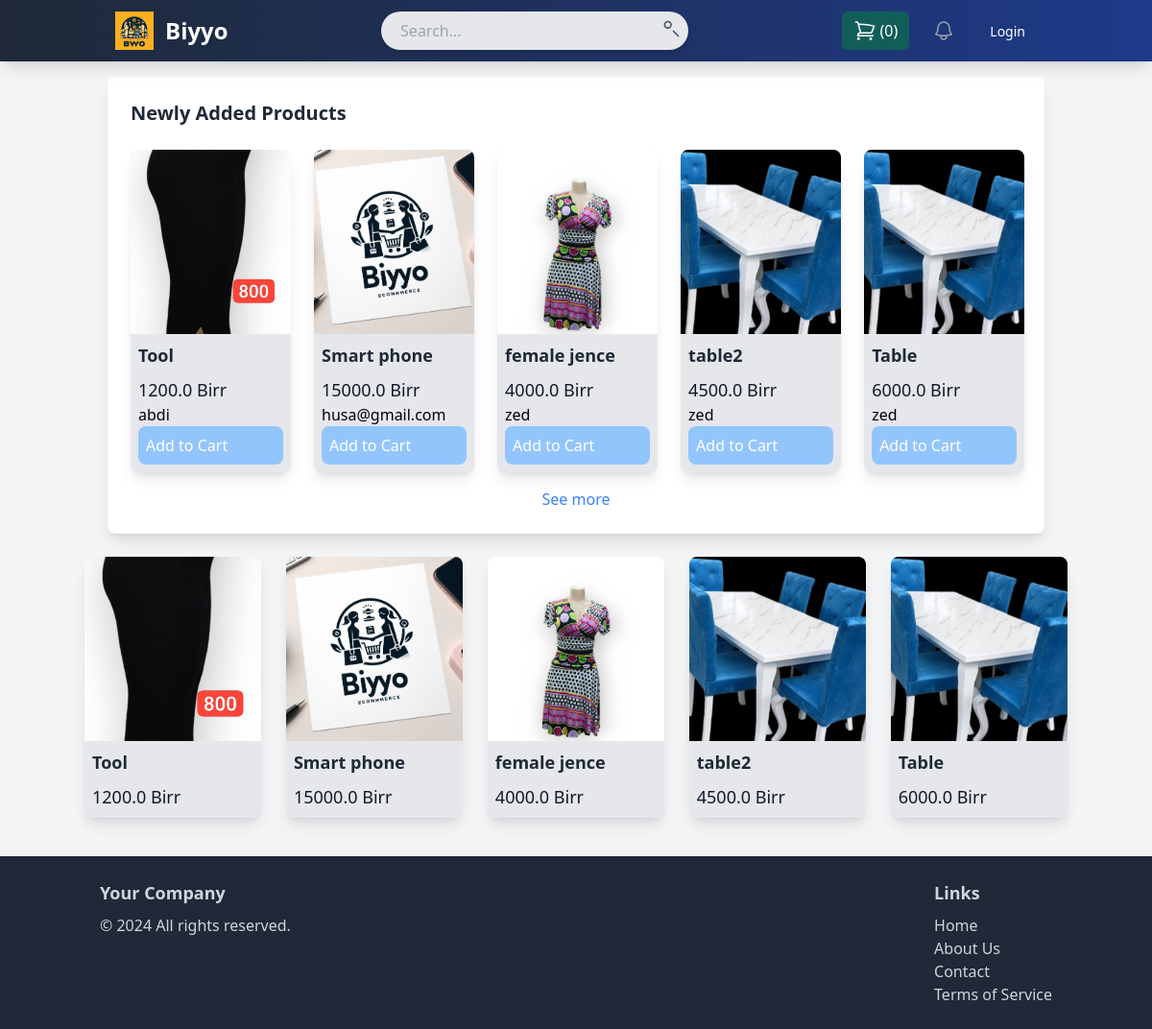
The page / on the database its author committed.
### Stores/models.py (models this page shows, shortened)
class Products(models.Model):
    DRAFT= 'Draft'
    WAITING_APPROVAL= 'Waiting Apruval'
    ACTIVE = 'active'
    DELETE = 'delete'
    STATUS_CHOICES = (
        (DRAFT,'Draft'),
        (WAITING_APPROVAL,'Waiting Apruval'),
        (ACTIVE,'active'),
        (DELETE, 'delete')
    )
    id = models.AutoField(primary_key=True)
    name = models.CharField(max_length=50, blank=True, null=True)
    image = models.ImageField(upload_to="product_images", null=True, blank=True)
    category = models.ForeignKey(Categories, on_delete=models.CASCADE, default=1)
    description = models.TextField(blank=True, null=True)
    specifications = models.JSONField(blank=True, null=True)
    initial_sell = models.FloatField(blank=True, null=True)
    initial_buy = models.FloatField(blank=True, null=True)
    dimensions = models.CharField(default='0x0x0', max_length=255)
    color = models.CharField(max_length=255)
    tax_percentage = models.CharField(max_length=255, blank=True, null=True)
    brand = models.CharField(max_length=255)
    brand_model = models.CharField(max_length=255, blank=True, null=True)
    status = models.CharField(max_length=255, choices=STATUS_CHOICES, default=ACTIVE)
    additional_details = models.JSONField(blank=True, null=True)
    display_order = models.IntegerField(default=0)
    parent = models.ForeignKey('self', on_delete=models.CASCADE, blank=True, null=True, related_name='variants')
    domain_user = models.ForeignKey(User, on_delete=models.CASCADE)  # Default to user with ID=1
    added_by = models.ForeignKey(User, on_delete=models.CASCADE, related_name='added_products')
    created_at = models.DateTimeField(auto_now_add=True)
    updated_at = models.DateTimeField(auto_now=True)

### Stores/views.py (the view)
# urls.py: path('', views.general_home, name='gen_home'),
def general_home(request):
    products = Products.objects.filter(status=Products.ACTIVE).order_by('-created_at')[:5]
    return render(request, 'genHome.html', {'products': products})

### Stores/cart.py (called while the page is built)
    def __len__(self):
        return sum(item['quantity'] for item in self.cart.values())

### Stores/context_proccessor.py (called while the page is built)
def cart (request):
    return {'cart':Cart(request)}

### Stores/Templates/genHome.html
{% extends "base.html" %}
{% load static %}
{% block content %}
    <div class="container mx-auto">
    <div class="col-span-5 bg-white p-6 rounded-lg shadow-lg m-6">
       <h2 class="text-xl font-semibold text-gray-800 mb-6">Newly Added Products</h2>
        <div class="flex justify-between space-x-6">
            {% for product in products %}
                <div class="bg-gray-200 rounded-lg overflow-hidden group flex-shrink-0 shadow-lg" style="width: 18%;">
                    {% if product.image %}
                        <img src="{{ product.image.url }}" alt="{{ product.name }}" class="w-full h-48 object-cover object-center transition-opacity duration-300">
                    {% else %}
                        <img src="{% static 'Images/default-placeholder.png' %}" alt="No Image Available" class="w-full h-36 object-cover object-center transition-opacity duration-300">
                    {% endif %}
                    <div class="p-1 m-1">
                        <h3 class="text-lg font-semibold text-gray-800 mb-2">{{ product.name }}</h3>
                        <p class="text-lg font-medium text-gray-900">{{ product.initial_sell }} Birr</p>
                        <a href="{% url 'vendors' product.added_by.id %}"><p>{{ product.added_by }}</p></a>
                        <p class="bg-blue-300 text-white px-2 py-2 rounded-lg hover:bg-blue-500 transition-colors duration-300"> <a href="{% url 'add_to_cart' product.id %}" >
                            Add to Cart </a></p>
                    </div>
                </div>
            {% endfor %}
        </div>
        <a href="{% url 'catagory_home' %}" class="block mt-4 text-center text-blue-500 hover:underline">See more</a>
    </div>
    <div class="flex justify-between space-x-6">
            {% for product in products %}
                <div class="bg-gray-200 rounded-lg overflow-hidden group flex-shrink-0 shadow-lg" style="width: 18%;">
                    {% if product.image %}
                        <img src="{{ product.image.url }}" alt="{{ product.name }}" class="w-full h-48 object-cover object-center transition-opacity duration-300">
                    {% else %}
                        <img src="{% static 'Images/default-placeholder.png' %}" alt="No Image Available" class="w-full h-36 object-cover object-center transition-opacity duration-300">
                    {% endif %}
                    <div class="p-1 m-1">
                        <h3 class="text-lg font-semibold text-gray-800 mb-2">{{ product.name }}</h3>
                        <p class="text-lg font-medium text-gray-900">{{ product.initial_sell }} Birr</p>
                    </div>
                </div>
            {% endfor %}
        </div>
</div>
{% endblock content %}

### rows shown on the page
Products: image (picture), name "Tool", initial_sell "1200.0", added_by "abdi"
Products: image (picture), name "Smart phone", initial_sell "15000.0", added_by "husa@gmail.com"
Products: image (picture), name "female jence", initial_sell "4000.0", added_by "zed"
Products: image (picture), name "table2", initial_sell "4500.0", added_by "zed"
Products: image (picture), name "Table", initial_sell "6000.0", added_by "zed"

### other values the page prints
{{ cart|length }} "0"
